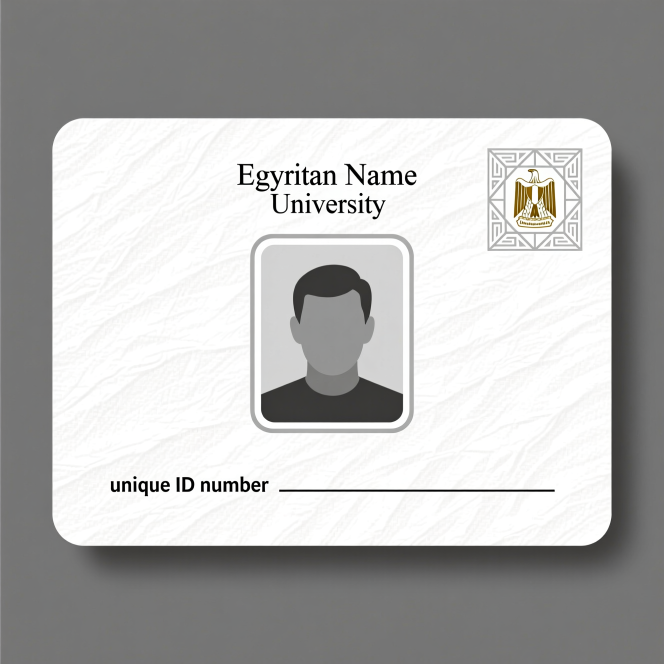
#> input picture image processing/tasks/task1/assigment_1_image.png, 1328 x 1328 px (shown at 1/2 size)
$ python task1.py
#> lines starting #> are read from the running program, lines starting #| are printed output that depends on the picture
import cv2 as cv
import numpy as np

#importing image
task1_img = cv.imread("assigment_1_image.png")
#> task1_img is the input picture: shape (1328, 1328, 3); mean B, G, R 177.8, 178.5, 178.6
owl_img= cv.imread("rog_owl.jpg")
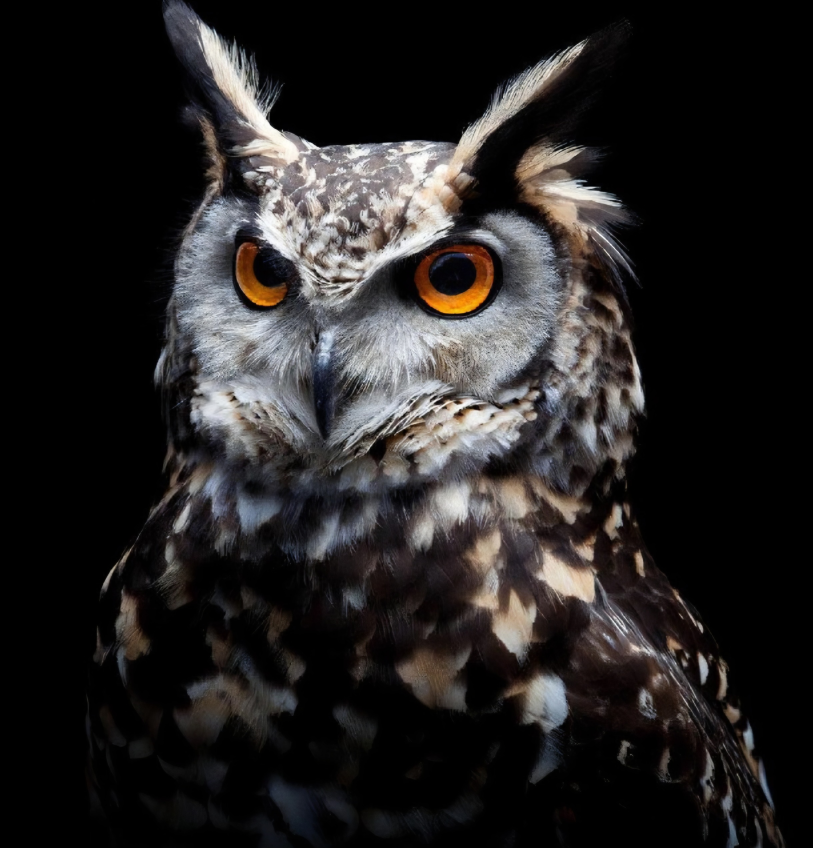
#> input picture image processing/tasks/task1/rog_owl.jpg, 2437 x 2544 px (shown at 1/3 size)
#> owl_img is the input picture: shape (2544, 2437, 3); mean B, G, R 35.2, 35.4, 37.6

if task1_img is None and placeholder_img is None:
    print("No images exists!")
    exit()

def rescaleFrame(frame: np.ndarray, scale: float = 0.5) -> np.ndarray:
    width = int(frame.shape[1] * scale)
    height = int(frame.shape[0] * scale)

    dimensions = (width, height)

    return cv.resize(frame, dimensions, interpolation=cv.INTER_CUBIC)

def grayScale(frame: np.ndarray) -> np.ndarray:
    return cv.cvtColor(frame, cv.COLOR_BGR2GRAY)

def crop_frame(frame: np.ndarray) -> np.ndarray:
    h, w, = frame.shape[:2]
    return frame[int(h/5):h, 0:w]

def insert_text(frame: np.ndarray, text: str) -> np.ndarray:
    cv.putText(frame, text, (int(frame.shape[1]/2 + 40), int(frame.shape[0]/2 + 90)),
               cv.FONT_HERSHEY_COMPLEX_SMALL,
               2, (255,0,255), 2)
    return frame

def placehold(frame: np.ndarray, placeholder: np.ndarray, x: int = 240, y: int = 105) -> np.ndarray:
    h, w = placeholder.shape[:2]

    frame[y:y+h, x:x+w] = placeholder
    return frame

#rescaling images
task1_img = rescaleFrame(task1_img)
#> in rescaleFrame, `return cv.resize(frame, dimensions, interpolation=cv.INTER_CUBIC)`:
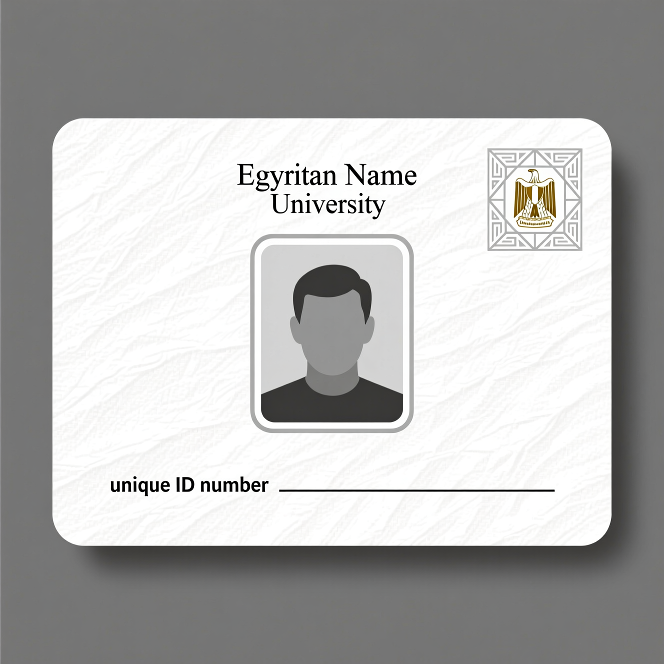
#> returned value: shape (664, 664, 3); mean of channels 0, 1, 2 177.8, 178.5, 178.6; drawn as B, G, R
owl_img = rescaleFrame(owl_img, 0.075)
#> call 2 of rescaleFrame, with scale = 0.075
#> in rescaleFrame (call 2), `return cv.resize(frame, dimensions, interpolation=cv.INTER_CUBIC)`:
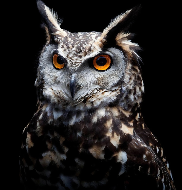
#> returned value: shape (190, 182, 3); mean of channels 0, 1, 2 35.2, 35.4, 37.6; drawn as B, G, R

#colored image
print(f"image details: {task1_img.shape}")
#| image details: (664, 664, 3)
cv.imshow('normal_img', task1_img)

#grayScale image
gray_scaled = grayScale(task1_img)
print(f"grayScaled details: {gray_scaled.shape}")
#| grayScaled details: (664, 664)
cv.imshow('grayScaled', gray_scaled)

#crop the image
cropped_img = crop_frame(task1_img)
#> in crop_frame, `return frame[int(h/5):h, 0:w]`:
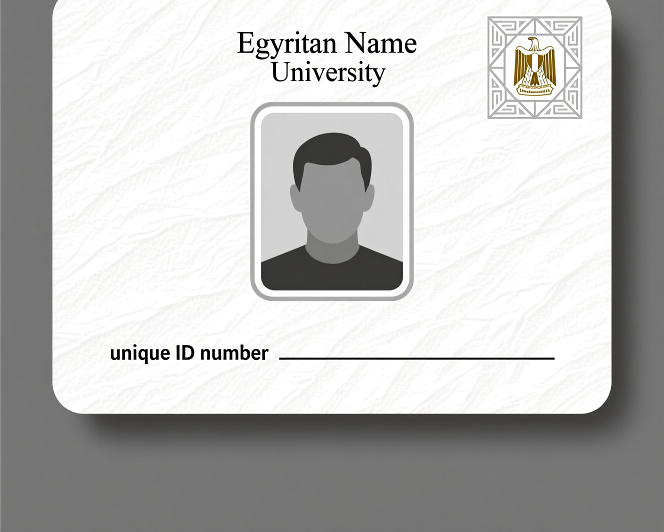
#> returned value: shape (532, 664, 3); mean of channels 0, 1, 2 189.9, 190.6, 190.8; drawn as B, G, R
cv.imshow('cropped_img', cropped_img)

#put the ID
#> (the run stopped early here; a loop or call above may not have finished)
